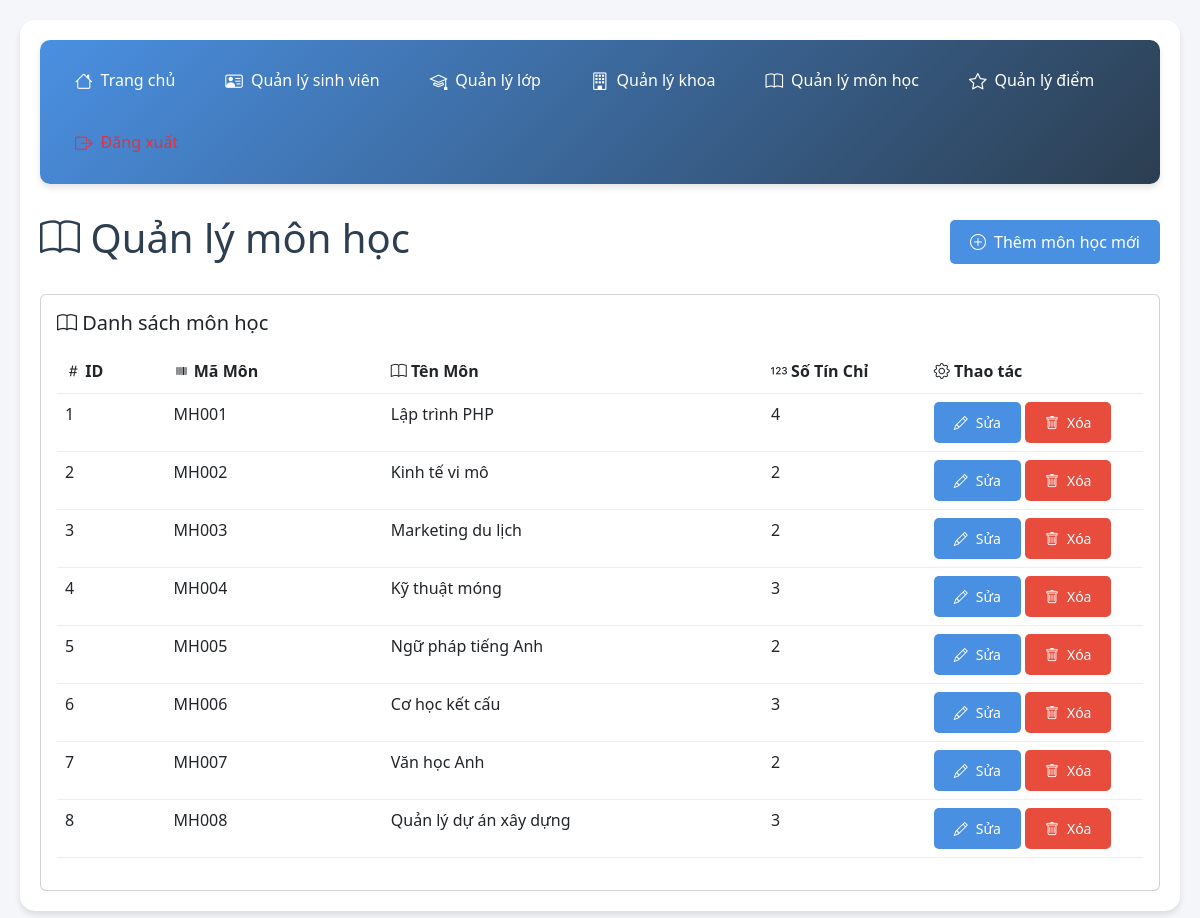
/mon_hoc.php (signed in), run on the app's committed database.
### tables this page shows
CREATE TABLE mon_hoc (
  id INT AUTO_INCREMENT PRIMARY KEY,
  ma_mon VARCHAR(20) NOT NULL UNIQUE,
  ten_mon VARCHAR(100) NOT NULL,
  so_tin_chi INT DEFAULT NULL
);

### mon_hoc.php (the view, shortened to what this page needs)
<?php
require_once 'config.php';
$sql = "SELECT * FROM mon_hoc";
$result = $conn->query($sql);
?>
<!DOCTYPE html>
<html>
<head>
    <link href="https://cdn.jsdelivr.net/npm/bootstrap@5.3.0/dist/css/bootstrap.min.css" rel="stylesheet">
    <link rel="stylesheet" href="https://cdn.jsdelivr.net/npm/bootstrap-icons@1.11.0/font/bootstrap-icons.css">
    <link rel="stylesheet" href="style.css">
</head>
<body>
    <div class="container">
        <nav class="nav-menu">
            <a href="index.php"><i class="bi bi-house"></i> Trang chủ</a>
            <a href="sinh_vien.php"><i class="bi bi-person-vcard"></i> Quản lý sinh viên</a>
            <a href="lop.php"><i class="bi bi-mortarboard"></i> Quản lý lớp</a>
            <a href="khoa.php"><i class="bi bi-building"></i> Quản lý khoa</a>
            <a href="mon_hoc.php" class="active"><i class="bi bi-book"></i> Quản lý môn học</a>
            <a href="diem.php"><i class="bi bi-star"></i> Quản lý điểm</a>
            <a href="logout.php" class="text-danger"><i class="bi bi-box-arrow-right"></i> Đăng xuất</a>
        </nav>
        <div class="d-flex justify-content-between align-items-center mb-4">
            <h1><i class="bi bi-book"></i> Quản lý môn học</h1>
            <button class="btn btn-primary" data-bs-toggle="modal" data-bs-target="#addSubjectModal">
                <i class="bi bi-plus-circle"></i> Thêm môn học mới
            </button>
        </div>
        <div class="card">
            <div class="card-body">
                <div class="d-flex justify-content-between align-items-center mb-3">
                    <h5 class="mb-0"><i class="bi bi-book"></i> Danh sách môn học</h5>
                </div>
                <div class="table-responsive">
                    <table class="table table-hover">
                        <thead>
                            <tr>
                                <th style="width: 10%;"><i class="bi bi-hash"></i> ID</th>
                                <th style="width: 20%;"><i class="bi bi-upc"></i> Mã Môn</th>
                                <th style="width: 35%;"><i class="bi bi-book"></i> Tên Môn</th>
                                <th style="width: 15%;"><i class="bi bi-123"></i> Số Tín Chỉ</th>
                                <th style="width: 20%;"><i class="bi bi-gear"></i> Thao tác</th>
                            </tr>
                        </thead>
                        <tbody>
                            <?php while ($row = $result->fetch_assoc()): ?>
                            <tr>
                                <td><?php echo $row['id']; ?></td>
                                <td><?php echo htmlspecialchars($row['ma_mon']); ?></td>
                                <td><?php echo htmlspecialchars($row['ten_mon']); ?></td>
                                <td><?php echo $row['so_tin_chi']; ?></td>
                                <td>
                                    <button class="btn btn-sm btn-primary" onclick="editMonHoc(<?php echo $row['id']; ?>, '<?php echo htmlspecialchars($row['ma_mon']); ?>', '<?php echo htmlspecialchars($row['ten_mon']); ?>', <?php echo $row['so_tin_chi']; ?>)">
                                        <i class="bi bi-pencil"></i> Sửa
                                    </button>
                                    <a href="?delete=<?php echo $row['id']; ?>" class="btn btn-sm btn-danger"
                                       onclick="return confirm('Bạn có chắc muốn xóa môn học này?')">
                                        <i class="bi bi-trash"></i> Xóa
                                    </a>
                                </td>
                            </tr>
                            <?php endwhile; ?>
                        </tbody>
                    </table>
                </div>
            </div>
        </div>
    </div>
</body>
</html>

### style.css (style rules this page uses)
* { margin: 0; padding: 0; box-sizing: border-box; font-family: 'Segoe UI', Tahoma, Geneva, Verdana, sans-serif; }
:root { --primary-color: #4a90e2; --secondary-color: #2c3e50; --success-color: #2ecc71; --danger-color: #e74c3c; --warning-color: #f1c40f; --light-color: #ecf0f1; --dark-color: #2c3e50; --shadow: 0 4px 6px rgba(0, 0, 0, 0.1); --transition: all 0.3s ease; }
body { background-color: #f5f6fa; padding: 20px; color: var(--dark-color); line-height: 1.6; }
.container { max-width: 1400px; margin: 0 auto; background-color: white; padding: 20px; border-radius: 15px; box-shadow: var(--shadow); }
.nav-menu { background: linear-gradient(135deg, var(--primary-color), var(--secondary-color)); padding: 15px; margin-bottom: 30px; border-radius: 10px; box-shadow: var(--shadow); display: flex; flex-wrap: wrap; gap: 10px; }
.nav-menu a { color: white; text-decoration: none; padding: 12px 20px; border-radius: 5px; transition: var(--transition); font-weight: 500; display: flex; align-items: center; gap: 8px; }
.nav-menu a i { font-size: 1.1em; }
table { width: 100%; border-collapse: separate; border-spacing: 0; background-color: white; }
th, td { padding: 15px; text-align: left; border-bottom: 1px solid #eee; }
th { background-color: var(--light-color); font-weight: 600; color: var(--secondary-color); position: sticky; top: 0; }
.btn { padding: 10px 20px; border: none; border-radius: 5px; cursor: pointer; text-decoration: none; display: inline-flex; align-items: center; gap: 8px; font-weight: 500; transition: var(--transition); }
.btn-primary { background-color: var(--primary-color); color: white; }
.btn-danger { background-color: var(--danger-color); color: white; }
.mb-3 { margin-bottom: 1rem; }
.d-flex { display: flex; }
.justify-content-between { justify-content: space-between; }
.align-items-center { align-items: center; }

### data on the page
mon_hoc: id "1", ma_mon "MH001", ten_mon "Lập trình PHP", so_tin_chi "4"
mon_hoc: id "2", ma_mon "MH002", ten_mon "Kinh tế vi mô", so_tin_chi "2"
mon_hoc: id "3", ma_mon "MH003", ten_mon "Marketing du lịch", so_tin_chi "2"
mon_hoc: id "4", ma_mon "MH004", ten_mon "Kỹ thuật móng", so_tin_chi "3"
mon_hoc: id "5", ma_mon "MH005", ten_mon "Ngữ pháp tiếng Anh", so_tin_chi "2"
mon_hoc: id "6", ma_mon "MH006", ten_mon "Cơ học kết cấu", so_tin_chi "3"
mon_hoc: id "7", ma_mon "MH007", ten_mon "Văn học Anh", so_tin_chi "2"
mon_hoc: id "8", ma_mon "MH008", ten_mon "Quản lý dự án xây dựng", so_tin_chi "3"
